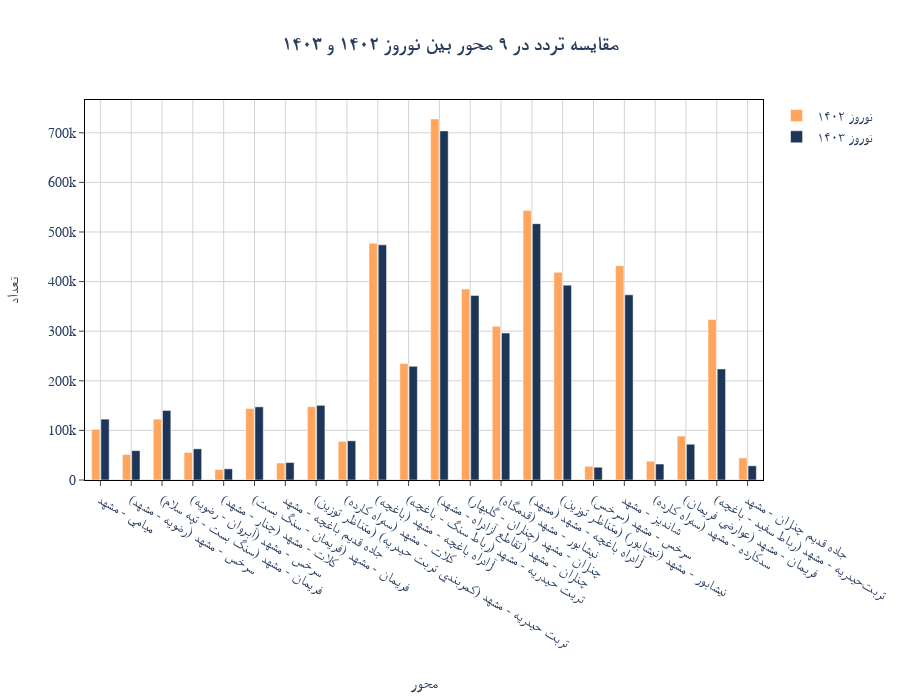

The notebook cell this image was saved under:
### Code cell
import plotly.graph_objects as go
import pandas as pd

# آمادهسازی دیتافریم
df_bar = df_merged[['name_x', 'est_sum_total_est_x', 'est_sum_total_est_y']].copy()
df_bar.columns = ['محور', 'نوروز ۱۴۰۲', 'نوروز ۱۴۰۳']

# reshape کردن به فرمت long
df_long = df_bar.melt(id_vars='محور', var_name='سال', value_name='تعداد')

# رسم نمودار
fig = go.Figure()

fig.add_trace(go.Bar(
    x=df_long[df_long['سال'] == 'نوروز ۱۴۰۲']['محور'],
    y=df_long[df_long['سال'] == 'نوروز ۱۴۰۲']['تعداد'],
    name='نوروز ۱۴۰۲',
    marker_color='#FFA55D'
))

fig.add_trace(go.Bar(
    x=df_long[df_long['سال'] == 'نوروز ۱۴۰۳']['محور'],
    y=df_long[df_long['سال'] == 'نوروز ۱۴۰۳']['تعداد'],
    name='نوروز ۱۴۰۳',
    marker_color='#1d3557'
))

# تنظیمات ظاهری
fig.update_layout(
    xaxis=dict(
        title='محور',
        title_font=dict(size=16),
        tickfont=dict(size=14),
        tickangle=30,
        title_standoff=25,
        mirror=True,
        ticks='outside',
        showline=True,
        linecolor='black',
        gridcolor='lightgray',
        type='category',
    ),
    yaxis=dict(
        title='تعداد',
        title_font=dict(size=16),
        tickfont=dict(size=14),
        title_standoff=25,
        mirror=True,
        ticks='outside',
        showline=True,
        linecolor='black',
        gridcolor='lightgray',
    ),
    font=dict(
        family='Yas',
        size=14,
    ),
    title='<b>مقایسه تردد در ۹ محور بین نوروز ۱۴۰۲ و ۱۴۰۳</b>',
    title_x=0.5,
    barmode='group',
    template='plotly_white',
    bargap=0.4,
    bargroupgap=0.1,
    height=700,
    legend_title_text='',
    hovermode='x unified'
)

fig.show()

### Figure 1 — Plotly figure (JSON) as saved in the notebook; plotly's stock layout.template omitted (floating-point values rounded to 4 significant figures)
{"data": [{"marker": {"color": "#FFA55D"}, "name": "نوروز ۱۴۰۲", "type": "bar", "x": ["ميامي - مشهد", "سرخس - مشهد (رضويه - مشهد)", "فريمان - مشهد (سنگ بست - تپه سلام)", "سرخس - مشهد (آبروان - رضويه)", "کلات - مشهد (چنار - مشهد)", "فريمان - مشهد (فريمان - سنگ بست)", "جاده قديم باغچه - مشهد", "تربت حيدريه - مشهد (کمربندي تربت حيدريه) (متناظر توزين)", "کلات - مشهد (سهراه کارده)", "آزادراه باغچه - مشهد (باغچه)", "تریت حیدریه - مشهد (رباط سنگ - باغچه)", "چناران - مشهد (تقاطع آزادراه - مشهد)", "چناران - مشهد (چناران - گلبهار)", "نيشابور - مشهد (قدمگاه)", "آزادراه باغچه - مشهد (مشهد)", "نيشابور - مشهد (نيشابور) (متناظر توزين)", "سرخس - مشهد (سرخس)", "شانديز - مشهد", "سدکارده - مشهد (سهراه کارده)", "فريمان - مشهد (عوارضي فريمان)", "تربتحيدريه - مشهد (رباط سفيد - باغچه)", "جاده قديم چناران - مشهد"], "y": [102200.0, 51390.0, 122800.0, 55600.0, 21260.0, 144000.0, 34360.0, 147900.0, 77900.0, 477500.0, 235000.0, 727800.0, 384900.0, 310000.0, 543200.0, 418900.0, 27660.0, 432100.0, 37780.0, 88560.0, 323500.0, 44540.0]}, {"marker": {"color": "#1d3557"}, "name": "نوروز ۱۴۰۳", "type": "bar", "x": ["ميامي - مشهد", "سرخس - مشهد (رضويه - مشهد)", "فريمان - مشهد (سنگ بست - تپه سلام)", "سرخس - مشهد (آبروان - رضويه)", "کلات - مشهد (چنار - مشهد)", "فريمان - مشهد (فريمان - سنگ بست)", "جاده قديم باغچه - مشهد", "تربت حيدريه - مشهد (کمربندي تربت حيدريه) (متناظر توزين)", "کلات - مشهد (سهراه کارده)", "آزادراه باغچه - مشهد (باغچه)", "تریت حیدریه - مشهد (رباط سنگ - باغچه)", "چناران - مشهد (تقاطع آزادراه - مشهد)", "چناران - مشهد (چناران - گلبهار)", "نيشابور - مشهد (قدمگاه)", "آزادراه باغچه - مشهد (مشهد)", "نيشابور - مشهد (نيشابور) (متناظر توزين)", "سرخس - مشهد (سرخس)", "شانديز - مشهد", "سدکارده - مشهد (سهراه کارده)", "فريمان - مشهد (عوارضي فريمان)", "تربتحيدريه - مشهد (رباط سفيد - باغچه)", "جاده قديم چناران - مشهد"], "y": [122700.0, 59220.0, 140200.0, 62830.0, 22530.0, 147500.0, 35180.0, 150600.0, 79000.0, 474100.0, 229100.0, 703800.0, 372200.0, 296300.0, 516800.0, 392800.0, 25750.0, 373300.0, 32210.0, 72140.0, 223900.0, 28580.0]}], "layout": {"bargap": 0.4, "bargroupgap": 0.1, "barmode": "group", "font": {"family": "Yas", "size": 14}, "height": 700, "hovermode": "x unified", "legend": {"title": {"text": ""}}, "title": {"text": "<b>مقایسه تردد در ۹ محور بین نوروز ۱۴۰۲ و ۱۴۰۳</b>", "x": 0.5}, "xaxis": {"gridcolor": "lightgray", "linecolor": "black", "mirror": true, "showline": true, "tickangle": 30, "tickfont": {"size": 14}, "ticks": "outside", "title": {"font": {"size": 16}, "standoff": 25, "text": "محور"}, "type": "category"}, "yaxis": {"gridcolor": "lightgray", "linecolor": "black", "mirror": true, "showline": true, "tickfont": {"size": 14}, "ticks": "outside", "title": {"font": {"size": 16}, "standoff": 25, "text": "تعداد"}}}}
